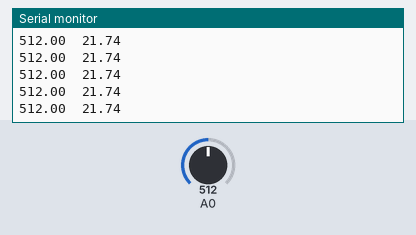
A sketch run on a simulated Arduino Uno, built with avr-gcc and run on an emulated ATmega328P. On the bench: the last lines printed to the serial monitor. The inputs (shaded band) are chosen by the test bench; at power-on: A0 = 512.

Above: at 1.2 s.
1.3 s: A0 set to 1014
At 1.32 s:
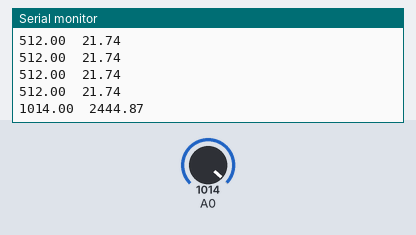
2.8 s: A0 set to 1023
At 2.84 s:
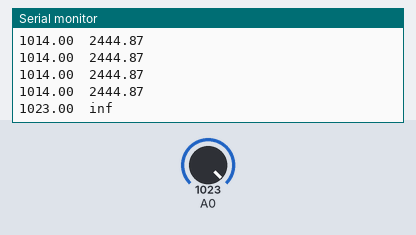

The sketch:

cedianzu.ino
```cpp
void setup() {
  // put your setup code here, to run once:
Serial.begin(115200);
}
int i;
float s,o;
void loop() {
  // put your main code here, to run repeatedly:
s=analogRead(A0);
o=21.7*s/(1023-s);
Serial.print(s);
Serial.print("\t");
Serial.println(o);
delay(100);
}
```

Measured:
- the behaviour switches between 1022 and 1023 on A0 (found by bisection; images 1 and 2)
- after the input at 1.3 s, the serial monitor: prints a new line at once (image 1)
- after the input at 2.8 s, the serial monitor: prints a new line at once (image 2)
